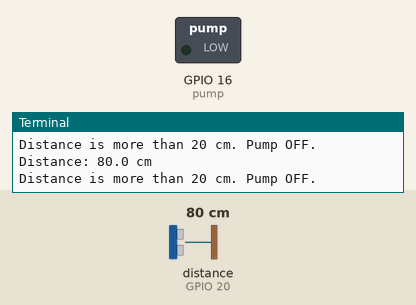
Recording of a program running on a simulated Raspberry Pi (BCM pin numbers). On the bench: switched loads named in the program (green lamp = pin HIGH), the last lines printed to the terminal. The inputs (shaded band) are chosen by the test bench; at power-on: distance to the obstacle (sensor on GPIO 20) 80 cm. The echo pulse lasts 58.3 µs per cm.

Above: at 1.2 s.
1.3 s: distance to the obstacle (sensor on GPIO 20) set to 22 cm
2.8 s: distance to the obstacle (sensor on GPIO 20) set to 17 cm
At 4.1 s:
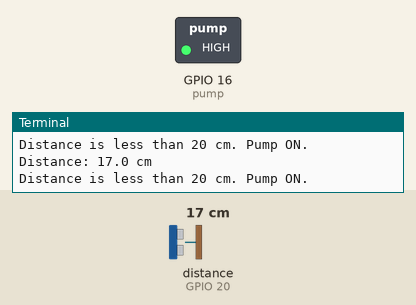
4.5 s: distance to the obstacle (sensor on GPIO 20) set to 35 cm
At 5.7 s:
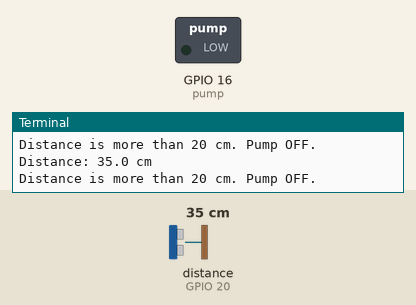
6.3 s: distance to the obstacle (sensor on GPIO 20) set to 2 cm
At 7.3 s:
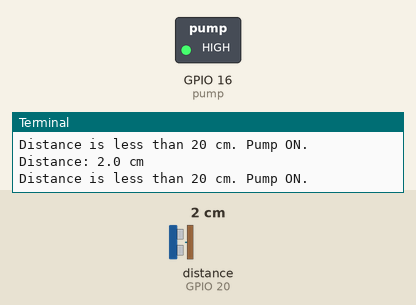
Timing chart, 0 to 9.2 s (numbered marks = the images above; inputs shaded):
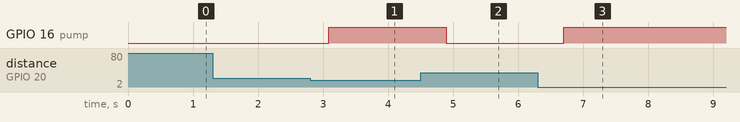

The program:

v_cola.py
```python
from gpiozero import DistanceSensor, OutputDevice
from time import sleep

# Define GPIO pins
TRIG_PIN = 21  # Pin for TRIG on the ultrasonic sensor
ECHO_PIN = 20  # Pin for ECHO on the ultrasonic sensor
PUMP_PIN = 16  # Pin for controlling the water pump

# Set up the ultrasonic sensor and water pump
ultrasonic = DistanceSensor(echo=ECHO_PIN, trigger=TRIG_PIN)
pump = OutputDevice(PUMP_PIN, active_high=True, initial_value=False)

# Function to convert meters to centimeters
def distance_in_cm():
    return ultrasonic.distance * 100  # Convert meters to centimeters

# Main loop to control the pump based on the distance
try:
    while True:
        distance = distance_in_cm()
        print(f"Distance: {distance:.1f} cm")

        if distance < 20:
            print("Distance is less than 20 cm. Pump ON.")
            pump.on()
        else:
            print("Distance is more than 20 cm. Pump OFF.")
            pump.off()

        sleep(0.2)  # Wait for 1 second before taking the next reading

except KeyboardInterrupt:
    print("Program stopped")
    pump.off()  # Ensure the pump is turned off when the program stops
```

Measured:
- the behaviour switches between 20 and 19 cm on distance to the obstacle (sensor on GPIO 20) (found by bisection; images 0 and 1)
- after the input at 2.8 s, GPIO 16 (pump): LOW → HIGH after 0.29 s
- after the input at 4.5 s, GPIO 16 (pump): HIGH → LOW after 0.40 s
- after the input at 6.3 s, GPIO 16 (pump): LOW → HIGH after 0.40 s
